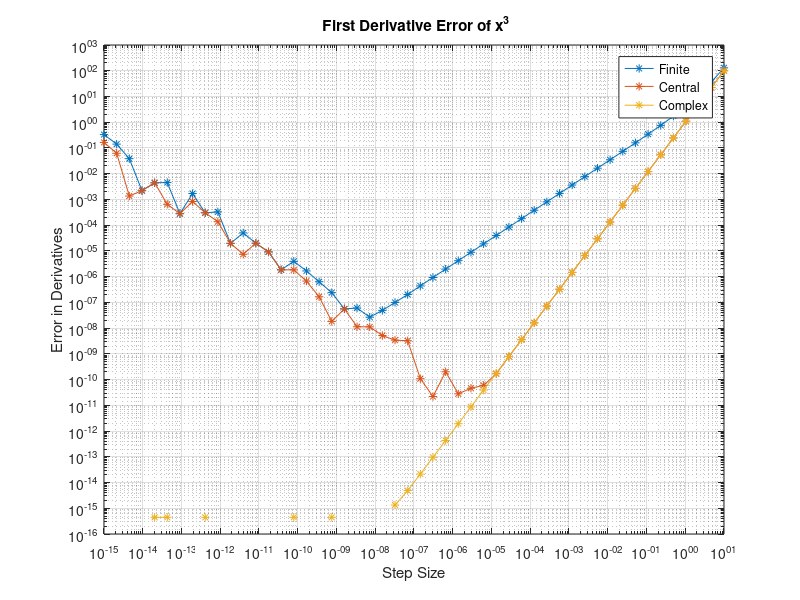

Write the MATLAB code that produced this figure.
hVec=logspace(-15,1); % Step Size
x=1; % Given

f=x.^3; % Given Fuction
df=3.*(x.^2); % First Derivative of Function

y1=(x+hVec).^3; % Forward Difference
y2=(x-hVec).^3; % Backward Difference
% Complex
hcomp=complex(0,hVec);
ycomp=imag((x + hcomp).^3);

% Finite Difference Method
ff=(y1-f)./hVec;
ef=abs(ff-df);

% Central Difference Method
fc=((y1-y2)/2)./hVec;
ec=abs(fc-df);

% Complex Step Estimate
fi=ycomp./hVec;
ei=abs(fi-df);

if ei==0
   ei=10^-20;
end

loglog(hVec,ef,'*-');
hold on;
loglog(hVec,ec,'*-');
hold on;
loglog(hVec,ei,'*-');
hold on;
grid on;
title('\bf First Derivative Error of x^3');
xlabel('Step Size');
ylabel('Error in Derivatives');
legend('Finite','Central','Complex');